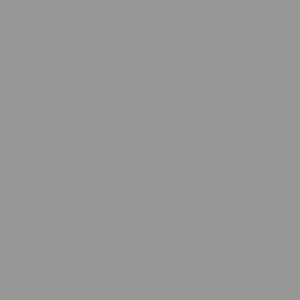
Frame 1 (no input)
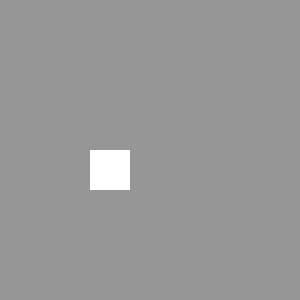
Frame 60 (the mouse pressed at the canvas centre just before this capture)
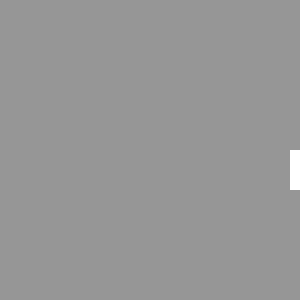
Frame 120 (the mouse held since frame 60 and released just before this capture)

The Processing sketch that drew these frames (run headless with seeded random() and noise(); from frame 60 on, the mouse is pressed at the canvas centre):

// Processing sketch: ex20_2
// ── ex20_2.pde
//Move a shape from left to right across the screen. 
//When it moves off the right edge, return it to the left.

float x = 0.0;
int xCordinate = 300;

void setup() { 
  size(300, 300); 
  fill(255); 
  noStroke();
  frameRate(5);
}

void draw() {
  background(150);
  xCordinate += 50;
  if(xCordinate > width) {
    xCordinate = -60;
  }
  
  rect(xCordinate, 150, 40, 40);
}
